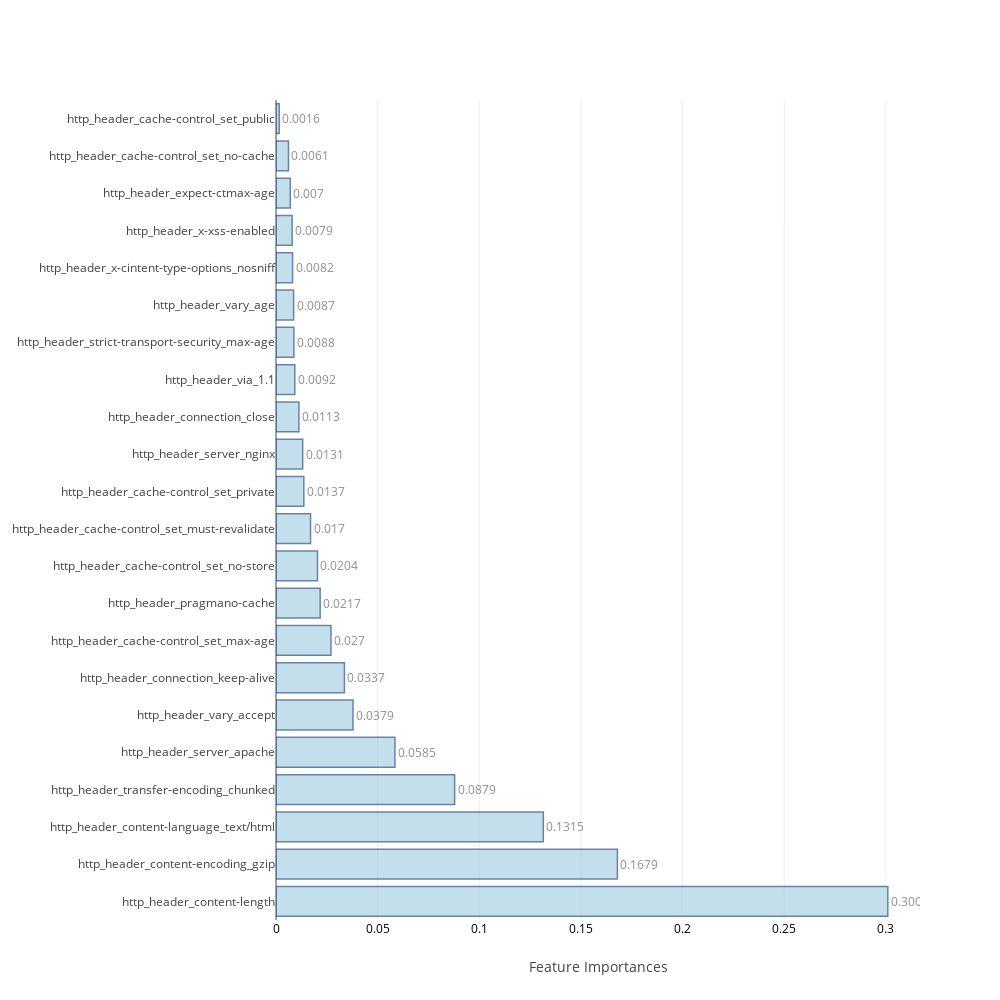

Source (notebook cell):
### Markdown cell above
### <a id='1.B' style="text-decoration : none; color : #000000;"> B. Average Feature Importances</a>

### Code cell
feat_impt_plot(np.average(feat_imp,axis=0),columns[:-2])

### Figure 1 — Plotly figure (JSON) as saved in the notebook; plotly's stock layout.template omitted (floating-point values rounded to 4 significant figures)
{"data": [{"marker": {"color": "rgb(158,202,225)", "line": {"color": "rgb(8,48,107)", "width": 1.5}}, "opacity": 0.6, "orientation": "h", "text": [0.3009, 0.1679, 0.1315, 0.0879, 0.0585, 0.0379, 0.0337, 0.027, 0.0217, 0.0204, 0.017, 0.0137, 0.0131, 0.0113, 0.0092, 0.0088, 0.0087, 0.0082, 0.0079, 0.007, 0.0061, 0.0016], "textposition": "outside", "type": "bar", "uid": "001ca4ca-88ed-443c-ac98-2ea1ffc173e9", "x": [0.3009, 0.1679, 0.1315, 0.08786, 0.0585, 0.03786, 0.03366, 0.02703, 0.02172, 0.02041, 0.01699, 0.01369, 0.01313, 0.01127, 0.009248, 0.008799, 0.008675, 0.008151, 0.007943, 0.007034, 0.006134, 0.001594], "y": ["http_header_content-length", "http_header_content-encoding_gzip", "http_header_content-language_text/html", "http_header_transfer-encoding_chunked", "http_header_server_apache", "http_header_vary_accept", "http_header_connection_keep-alive", "http_header_cache-control_set_max-age", "http_header_pragmano-cache", "http_header_cache-control_set_no-store", "http_header_cache-control_set_must-revalidate", "http_header_cache-control_set_private", "http_header_server_nginx", "http_header_connection_close", "http_header_via_1.1", "http_header_strict-transport-security_max-age", "http_header_vary_age", "http_header_x-cintent-type-options_nosniff", "http_header_x-xss-enabled", "http_header_expect-ctmax-age", "http_header_cache-control_set_no-cache", "http_header_cache-control_set_public"]}], "layout": {"autosize": false, "height": 1000, "width": 1000, "xaxis": {"tickfont": {"color": "black", "size": 12}, "title": "Feature Importances"}, "yaxis": {"automargin": true}}}
